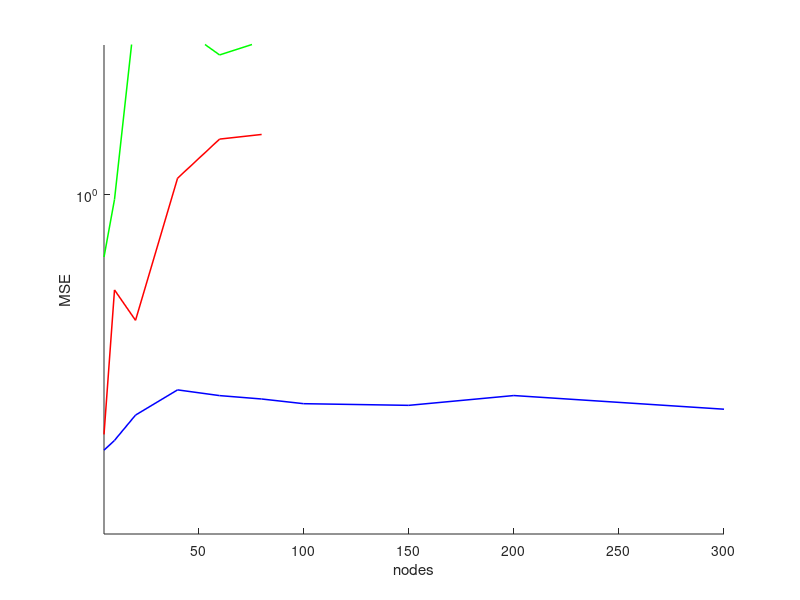
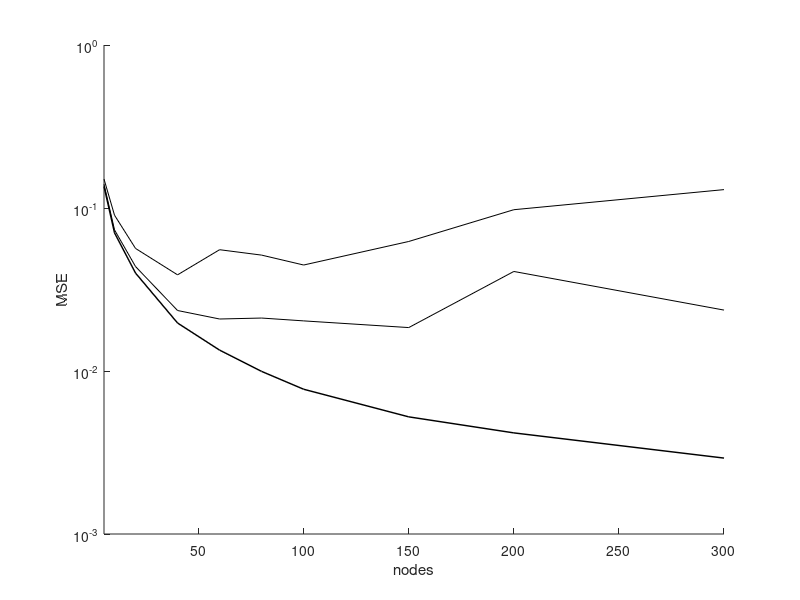
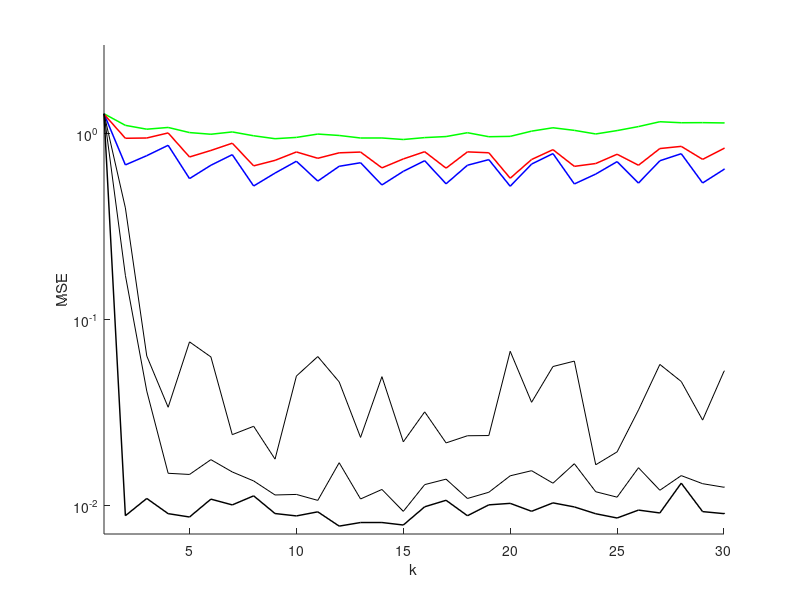
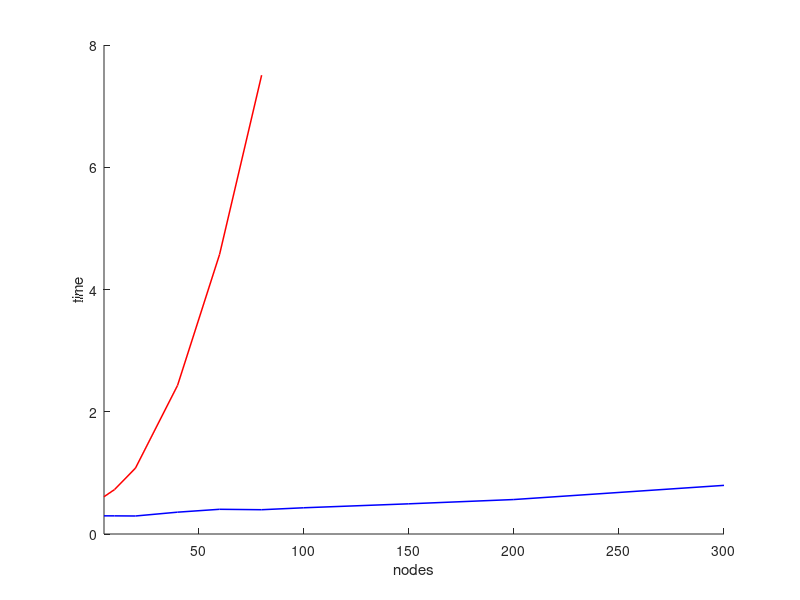

Reproduce these figures in MATLAB, in order. (Note: this script raises an error after producing the figures.)
%% ---- Monte carlo performanced visualization ---- %%
load('data/data.mat')
% ---- fig1 ---- %
figure(1);
hold on;
plot(Nzs(1:10), nn_mse_over_n(1:10),'color','green','LineWidth',1.1);
%plot(Nzs(1:10), nn_mse_over_n(1:10) + sqrt(nn_var_over_n(1:10)),'--','color','green','LineWidth',0.8);

plot(Nzs(1:10), tn_mse_over_n(1:10),'color','blue','LineWidth',1.1);
%plot(Nzs(1:10), tn_mse_over_n(1:10) + sqrt(tn_var_over_n(1:10)),'--','color','blue','LineWidth',0.8);
plot(Nzs(1:6), dn_mse_over_n(1:6),'color','red', 'LineWidth',1.1);
%plot(Nzs(1:6), dn_mse_over_n(1:6) + sqrt(dn_var_over_n(1:6)),'--','color','red','LineWidth',0.8);
xlim([5,300]);
ylim([0.55,1.3]);
xlabel('nodes');
ylabel('MSE');
set(gca,'Yscale','log')
set(gcf,'Position',[0 0 1000 800])


figure(2);
hold on;
%plot(Nzs(1:10), nn_mse_over_n(1:10) + sqrt(nn_var_over_n(1:10)),'--','color','green','LineWidth',0.8);

%plot(Nzs(1:10), tn_mse_over_n(1:10) + sqrt(tn_var_over_n(1:10)),'--','color','blue','LineWidth',0.8);
for ii = 1:size(cn_mse_over_n,1)
    plot(Nzs(1:10), cn_mse_over_n(ii,1:10),'color','black','LineWidth',ii*0.35);
end
%plot(Nzs(1:6), dn_mse_over_n(1:6) + sqrt(dn_var_over_n(1:6)),'--','color','red','LineWidth',0.8);
xlim([5,300]);
xlabel('nodes');
ylabel('MSE');
set(gca,'Yscale','log')
set(gcf,'Position',[0 0 1000 800])

% ---- fig2 ---- %
% figure(3);
% hold on;
% plot(Nzs(1:17),  sqrt(nn_var_over_n(1:17)),'color','green','LineWidth',1.1);
% plot(Nzs(1:17),  sqrt(tn_var_over_n(1:17)),'color','blue','LineWidth',1.1);
% plot(Nzs(1:7),  sqrt(dn_var_over_n(1:7)),'color','red','LineWidth',1.1);
% xlim([5,800]);
% ylim([0.0,20]);
% set(gcf,'Position',[0 0 1000 800])
% xlabel('nodes');
% ylabel('Var');

% ---- fig3 ---- %
figure(3);
t = 1:99;
hold on;
plot(t, nn_mse_temp_o(t),'color','green','LineWidth',1.1);
plot(t, tn_mse_temp_o(t),'color','blue','LineWidth',1.1);
plot(t, dn_mse_temp_o(t),'color','red','LineWidth',1.1);
for ii = 1:size(cn_mse_over_n,1)
    plot(t, cn_mse_temp_o(ii,t),'color','black','LineWidth',ii*0.35);
end
xlim([1,30]);
ylim([0,3]);
xlabel('k');
ylabel('MSE');
set(gca,'Yscale','log')
set(gcf,'Position',[0 0 1000 800])

% ---- fig4 ---- %
figure(4);
hold on;
plot(Nzs(1:6), dn_time_over_n(1:6),'color','red','LineWidth',1.1);
plot(Nzs(1:10), tn_time_over_n(1:10),'color','blue','LineWidth',1.1);
xlim([5,300]);
xlabel('nodes');
ylabel('time');
set(gcf,'Position',[0 0 1000 800])


%% ---- Network configuration visualization ---- %%
load('data/network_data.mat')
%node_pose = unifrnd(-10,10,100,2);

% ---- fig5 ---- %
figure(5);
hold on;
plot(target_path(:,1), target_path(:,2),'color', 'red','LineWidth',1.1); 
plot(node_pose(:,1), node_pose(:,2),'.b', 'MarkerSize', 15); 
xlim([-10,10]);
ylim([-10,10]);
xlabel('x');
ylabel('y');
axis square;
set(gcf,'Position',[0 0 1000 800])

% ---- fig6---- %
figure(6);
imagesc(A);
axis image;
set(gca, 'ydir', 'normal' )

c = colorbar('FontSize', 8);
ax = gca;
axpos = ax.Position;
cpos = c.Position;
cpos(3) = 0.5*cpos(3);
cpos(1) = 1.01*cpos(1);
c.Position = cpos;
ax.Position = axpos;


set(gcf,'Position',[0 0 1000 800])
